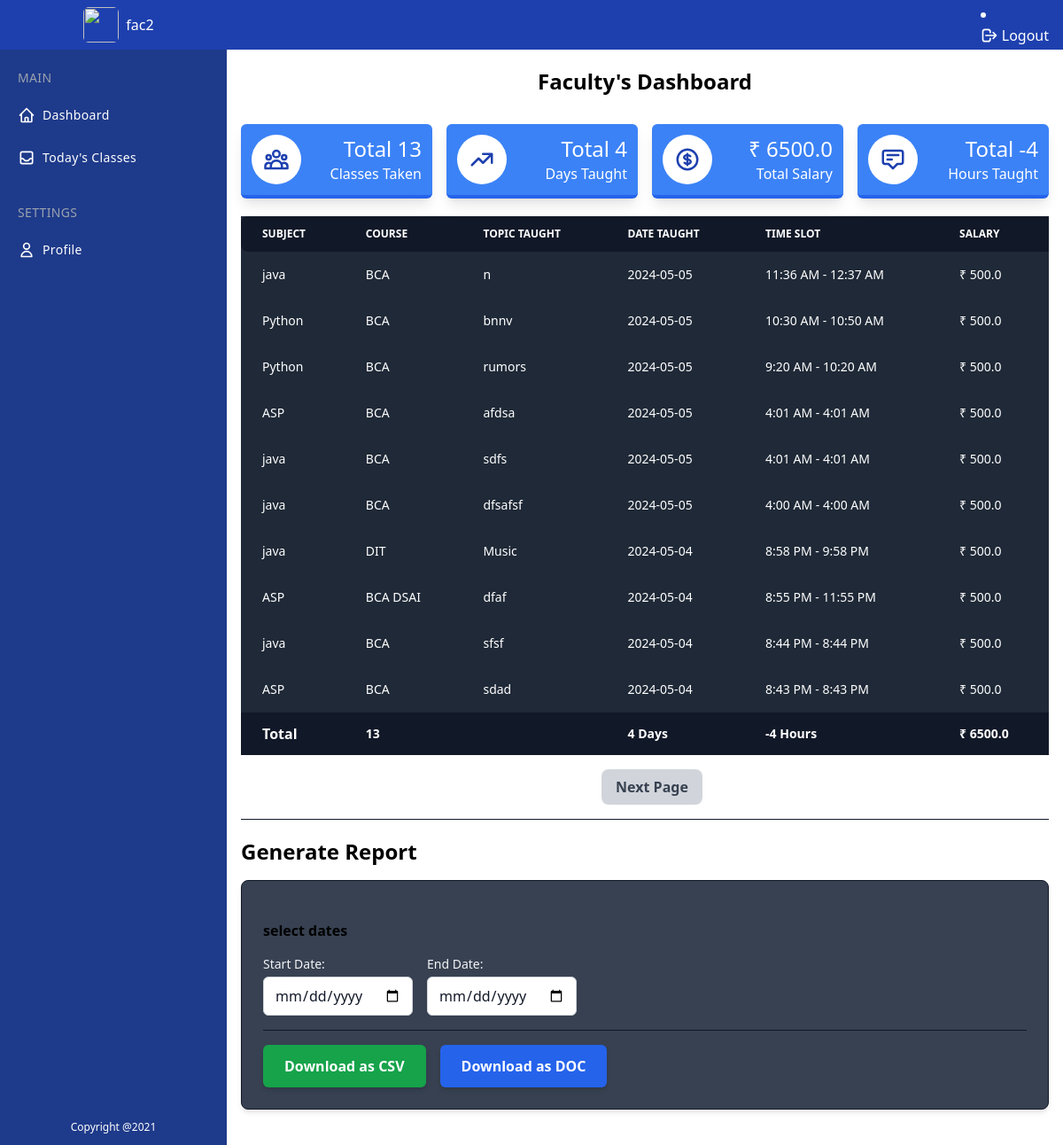
Screenshot of /faculty/faculty_dashboard (signed in) with the database file from the repository.
### faculty/models.py (models this page shows, shortened)
class TeachingRecord(models.Model):
    faculty = models.ForeignKey(User, on_delete=models.CASCADE,)  # Link to faculty user
    subject = models.ForeignKey(Subject, on_delete=models.CASCADE)  # Link to subject
    course = models.ForeignKey(Course, on_delete=models.CASCADE)  # Link to course
    topic_taught = models.CharField(max_length=255)  # Topic taught by faculty
    salary = models.DecimalField(max_digits=6, decimal_places=2, default=300.00)  # Salary per class taught
    start_time = models.DateTimeField(null=True, blank=True)
    end_time = models.DateTimeField(null=True, blank=True)
    description = models.TextField(blank=True, null=True)  # Add the description field
    @property
    def salary(self):
        experience = self.faculty.profile.experience if self.faculty.profile else 0
        if experience >= 5:
            return 500.00  # Salary if experience is 5 years or more
        else:
            return 350.00  # Salary if experience is less than 5 years

class Subject(models.Model):
    name = models.CharField(max_length=100)  # Name of the subject
    description = models.TextField(blank=True, null=True)  # Description of the subject

class Course(models.Model):
    name = models.CharField(max_length=100)  # Name of the course
    description = models.TextField(blank=True, null=True)  # Description of the course

class UserProfile(models.Model):
    user = models.OneToOneField(User, on_delete=models.CASCADE, related_name='profile')
    experience = models.PositiveIntegerField(default=0, help_text='Years of experience')

### faculty/views.py (the view)
# urls.py: path('faculty_dashboard',views.faculty_dashboard,name='faculty_dashboard'),
@login_required
def faculty_dashboard(request):
    user = request.user
    if request.user.is_superuser:
        return redirect(reverse('superuser_dashboard'))
    teaching_records = TeachingRecord.objects.filter(faculty=user).order_by('-start_time')
    total_classes = teaching_records.count()
    total_salary = sum(record.salary for record in teaching_records)
    total_days = len(set(record.start_time.date() for record in teaching_records))
    total_hours = sum((record.end_time - record.start_time).total_seconds() / 3600 for record in teaching_records)
    paginator = Paginator(teaching_records, 10)  # Set the number of records per page
    page_number = request.GET.get('page')
    page_obj = paginator.get_page(page_number)
    context = {
        'teaching_records': page_obj,
        'total_classes': total_classes,
        'total_salary': total_salary,
        'total_days': total_days,
        'total_hours': round(total_hours),
        'paginator': paginator,  # Optional: pass the paginator object if needed
    }
    return render(request, 'faculty_dashboard.html', context)

### templates/faculty_dashboard.html (shortened to what this page needs)
{% extends "base.html" %}
{% block body %}
        <div class="h-full ml-14 mt-14 mb-10 md:ml-64">
            <h2 class="text-xl font-semibold mb-4 mt-5 text-center md:text-2xl">Faculty's Dashboard</h2>
          <div class="grid grid-cols-1 sm:grid-cols-2 lg:grid-cols-4 p-4 gap-4">
            <div class="bg-blue-500 dark:bg-gray-800 shadow-lg rounded-md flex items-center justify-between p-3 border-b-4 border-blue-600 dark:border-gray-600 text-white font-medium group">
                <div class="flex justify-center items-center w-14 h-14 bg-white rounded-full transition-all duration-300 transform group-hover:rotate-12">
                </div>
                <div class="text-right">
                    <p class="text-2xl">Total  {{ total_classes }}</p>
                    <p>Classes Taken</p>
                </div>
            </div>
            <div class="bg-blue-500 dark:bg-gray-800 shadow-lg rounded-md flex items-center justify-between p-3 border-b-4 border-blue-600 dark:border-gray-600 text-white font-medium group">
                <div class="flex justify-center items-center w-14 h-14 bg-white rounded-full transition-all duration-300 transform group-hover:rotate-12">
                    <svg width="30" height="30" fill="none" viewBox="0 0 24 24" stroke="currentColor" class="stroke-current text-blue-800 dark:text-gray-800 transform transition-transform duration-500 ease-in-out"><path stroke-linecap="round" stroke-linejoin="round" stroke-width="2" d="M13 7h8m0 0v8m0-8l-8 8-4-4-6 6"></path></svg>
                </div>
                <div class="text-right">
                    <p class="text-2xl"> Total {{ total_days }}</p>
                    <p>Days Taught</p>
                </div>
            </div>
            <div class="bg-blue-500 dark:bg-gray-800 shadow-lg rounded-md flex items-center justify-between p-3 border-b-4 border-blue-600 dark:border-gray-600 text-white font-medium group">
                <div class="flex justify-center items-center w-14 h-14 bg-white rounded-full transition-all duration-300 transform group-hover:rotate-12">
                </div>
                <div class="text-right">
                    <p class="text-2xl"> ₹ {{ total_salary }}</p>
                    <p>Total Salary</p>
                </div>
            </div>
            <div class="bg-blue-500 dark:bg-gray-800 shadow-lg rounded-md flex items-center justify-between p-3 border-b-4 border-blue-600 dark:border-gray-600 text-white font-medium group">
                <div class="flex justify-center items-center w-14 h-14 bg-white rounded-full transition-all duration-300 transform group-hover:rotate-12">
                </div>
                <div class="text-right">
                    <p class="text-2xl"> Total {{ total_hours }}</p>
                    <p>Hours Taught</p>
                </div>
            </div>
        </div>
          <div class="mt-1 mx-4">
            <div class="relative overflow-x-auto">
                <table class="w-full text-sm text-left rtl:text-right text-gray-100 dark:text-gray-100 dark:bg-gray-800 bg-gray-800">
                    <thead class="text-xs text-white uppercase bg-gray-900 dark:bg-gray-900">
                        <tr>
                            <th scope="col" class="px-6 py-3 rounded-s-lg">
                                Subject
                            </th>
                            <th scope="col" class="px-6 py-3">
                                Course
                            </th>
                            <th scope="col" class="px-6 py-3">
                                Topic Taught
                            </th>
                            <th scope="col" class="px-6 py-3">
                                Date Taught
                            </th>
                            <th scope="col" class="px-6 py-3">
                                Time Slot
                            </th>
                            <th scope="col" class="px-6 py-3">
                                Salary
                            </th>
                        </tr>
                    </thead>
                    <tbody>
                        {% for record in teaching_records %}
                        <tr class="bg-gray-800 text-white">
                            <td class="px-6 py-4">{{ record.subject.name }}</td>
                            <td class="px-6 py-4">{{ record.course.name }}</td>
                            <td class="px-6 py-4">{{ record.topic_taught }}</td>
                            <td class="px-6 py-4">{{ record.start_time|date:"Y-m-d" }}</td>
                            <td class="px-6 py-4">{{ record.start_time|date:"g:i A" }} - {{ record.end_time|date:"g:i A" }}</td>
                            <td class="px-6 py-4"> ₹ {{ record.salary }}</td>
                        </tr>
                        {% endfor %}
                    </tbody>
                    <tfoot>
                        <tr class="font-semibold text-white bg-gray-900">
                            <th scope="row" class="px-6 py-3 text-base">Total</th>
                            <td class="px-6 py-3">{{ total_classes }}</td>
                            <td></td>
                            <td class="px-6 py-3">{{ total_days }} Days</td>
                            <td class="px-6 py-3">{{ total_hours }} Hours</td>
                            <td class="px-6 py-3"> ₹ {{ total_salary }}</td>
                        </tr>
                    </tfoot>
                </table>
            </div>
            <div class="mt-4 flex justify-center items-center">
                {% if teaching_records.has_next %}
                    <a href="?page={{ teaching_records.next_page_number }}" class="bg-gray-300 hover:bg-gray-400 text-gray-700 font-semibold py-2 px-4 rounded-lg ml-4">Next Page</a>
                {% endif %}
            </div>
            <hr class="border-t border-gray-900 my-4">
            <h3 class="text-xl font-semibold mb-4 mt-5 text-left md:text-2xl">Generate Report</h3>
<div class="mt-4 bg-gray-700 p-6 rounded-lg shadow-md border border-gray-900">
    <h5 class="font-semibold mb-4 mt-5 text-left">select dates</h5>
    <div class="flex space-x-4 mb-4">
        <div class="flex flex-col">
            <label for="start_date" class="block text-sm font-medium text-gray-100 mb-1">Start Date:</label>
            <input type="date" id="start_date" name="start_date" class="block w-full py-2 px-3 border border-gray-300 rounded-md shadow-sm focus:outline-none focus:ring-2 focus:ring-blue-500 focus:border-blue-500 text-gray-900">
        </div>
        <div class="flex flex-col">
            <label for="end_date" class="block text-sm font-medium text-gray-100 mb-1">End Date:</label>
            <input type="date" id="end_date" name="end_date" class="block w-full py-2 px-3 border border-gray-300 rounded-md shadow-sm focus:outline-none focus:ring-2 focus:ring-blue-500 focus:border-blue-500 text-gray-900">
        </div>
    </div>
    <hr class="border-t border-gray-900 my-4">
    <div class="flex space-x-4">
        <button id="download_csv_btn" class="bg-green-600 hover:bg-green-700 text-white font-semibold py-3 px-6 rounded-md shadow-md focus:outline-none focus:ring-2 focus:ring-green-500">
            Download as CSV
        </button>
        <button id="download_doc_btn" class="bg-blue-600 hover:bg-blue-700 text-white font-semibold py-3 px-6 rounded-md shadow-md focus:outline-none focus:ring-2 focus:ring-blue-500">
            Download as DOC
        </button>
    </div>
</div>
        </div>
        </div>
      </div>
    </div>
    {% endblock body %}

### templates/base.html (shortened to what this page needs)
<!DOCTYPE html>
<html lang="en">
<head>
    <script src="https://cdn.tailwindcss.com"></script>
</head>
<body>
  <div x-data="setup()" :class="{ 'dark': isDark }">
      <div class="min-h-screen flex flex-col flex-auto flex-shrink-0 antialiased bg-white dark:bg-gray-700 text-black dark:text-white">
        <div class="fixed w-full flex items-center justify-between h-14 text-white z-10">
          <div class="flex items-center justify-start md:justify-center pl-3 w-14 md:w-64 h-14 bg-blue-800 dark:bg-gray-800 border-none">
            <img class="w-7 h-7 md:w-10 md:h-10 mr-2 rounded-md overflow-hidden" src="https://therminic2018.eu/wp-content/uploads/2018/07/dummy-avatar.jpg" />
            <span class="hidden md:block">{{user.username}}</span>
          </div>
          <div class="flex justify-between items-center h-14 bg-blue-800 dark:bg-gray-800 header-right">
              <li>
                <a href="{% url "faculty_logout" %}" class="flex items-center mr-4 hover:text-blue-100">
                  <span class="inline-flex mr-1">
                    <svg class="w-5 h-5" fill="none" stroke="currentColor" viewBox="0 0 24 24" xmlns="http://www.w3.org/2000/svg"><path stroke-linecap="round" stroke-linejoin="round" stroke-width="2" d="M17 16l4-4m0 0l-4-4m4 4H7m6 4v1a3 3 0 01-3 3H6a3 3 0 01-3-3V7a3 3 0 013-3h4a3 3 0 013 3v1"></path></svg>
                  </span>
                  Logout
                </a>
              </li>
          </div>
        </div>
<div class="fixed flex flex-col top-14 left-0 w-14 hover:w-64 md:w-64 bg-blue-900 dark:bg-gray-900 h-full text-white transition-all duration-300 border-none z-10 sidebar">
    <div class="overflow-y-auto overflow-x-hidden flex flex-col justify-between flex-grow">
      <ul class="flex flex-col py-4 space-y-1">
        <li class="px-5 hidden md:block">
          <div class="flex flex-row items-center h-8">
            <div class="text-sm font-light tracking-wide text-gray-400 uppercase">Main</div>
          </div>
        </li>
        <li>
          <a href="{% url "faculty_dashboard" %}" class="relative flex flex-row items-center h-11 focus:outline-none hover:bg-blue-800 dark:hover:bg-gray-600 text-white-600 hover:text-white-800 border-l-4 border-transparent hover:border-blue-500 dark:hover:border-gray-800 pr-6">
            <span class="inline-flex justify-center items-center ml-4">
            </span>
            <span class="ml-2 text-sm tracking-wide truncate">Dashboard</span>
          </a>
        </li>
        <li>
          <a href="{% url "record_teaching_activity" %}" class="relative flex flex-row items-center h-11 focus:outline-none hover:bg-blue-800 dark:hover:bg-gray-600 text-white-600 hover:text-white-800 border-l-4 border-transparent hover:border-blue-500 dark:hover:border-gray-800 pr-6">
            <span class="inline-flex justify-center items-center ml-4">
            </span>
            <span class="ml-2 text-sm tracking-wide truncate">Today's Classes</span>
          </a>
        </li>
        <li class="px-5 hidden md:block">
          <div class="flex flex-row items-center mt-5 h-8">
            <div class="text-sm font-light tracking-wide text-gray-400 uppercase">Settings</div>
          </div>
        </li>
        <li>
          <a href="{% url "profile" %}" class="relative flex flex-row items-center h-11 focus:outline-none hover:bg-blue-800 dark:hover:bg-gray-600 text-white-600 hover:text-white-800 border-l-4 border-transparent hover:border-blue-500 dark:hover:border-gray-800 pr-6">
            <span class="inline-flex justify-center items-center ml-4">
              <svg class="w-5 h-5" fill="none" stroke="currentColor" viewBox="0 0 24 24" xmlns="http://www.w3.org/2000/svg"><path stroke-linecap="round" stroke-linejoin="round" stroke-width="2" d="M16 7a4 4 0 11-8 0 4 4 0 018 0zM12 14a7 7 0 00-7 7h14a7 7 0 00-7-7z"></path></svg>
            </span>
            <span class="ml-2 text-sm tracking-wide truncate">Profile</span>
          </a>
        </li>
      </ul>
      <p class="mb-14 px-5 py-3 hidden md:block text-center text-xs">Copyright @2021</p>
    </div>
  </div>
        {% block body %}
        {% endblock body %}
    </body>
</html>

### templates/base.html (style rules this page uses)
.header-right { width: calc(100% - 3.5rem); }
@media only screen and (min-width: 768px) { .header-right { width: calc(100% - 16rem); } }

### rows the page displays
TeachingRecord: subject.name "java", course.name "BCA", topic_taught "n", start_time "2024-05-05", start_time "11:36 AM", end_time "12:37 AM", salary "500.0"
TeachingRecord: subject.name "Python", course.name "BCA", topic_taught "bnnv", start_time "2024-05-05", start_time "10:30 AM", end_time "10:50 AM", salary "500.0"
TeachingRecord: subject.name "Python", course.name "BCA", topic_taught "rumors", start_time "2024-05-05", start_time "9:20 AM", end_time "10:20 AM", salary "500.0"
TeachingRecord: subject.name "ASP", course.name "BCA", topic_taught "afdsa", start_time "2024-05-05", start_time "4:01 AM", end_time "4:01 AM", salary "500.0"
TeachingRecord: subject.name "java", course.name "BCA", topic_taught "sdfs", start_time "2024-05-05", start_time "4:01 AM", end_time "4:01 AM", salary "500.0"
TeachingRecord: subject.name "java", course.name "BCA", topic_taught "dfsafsf", start_time "2024-05-05", start_time "4:00 AM", end_time "4:00 AM", salary "500.0"
TeachingRecord: subject.name "java", course.name "DIT", topic_taught "Music", start_time "2024-05-04", start_time "8:58 PM", end_time "9:58 PM", salary "500.0"
TeachingRecord: subject.name "ASP", course.name "BCA DSAI", topic_taught "dfaf", start_time "2024-05-04", start_time "8:55 PM", end_time "11:55 PM", salary "500.0"
TeachingRecord: subject.name "java", course.name "BCA", topic_taught "sfsf", start_time "2024-05-04", start_time "8:44 PM", end_time "8:44 PM", salary "500.0"
TeachingRecord: subject.name "ASP", course.name "BCA", topic_taught "sdad", start_time "2024-05-04", start_time "8:43 PM", end_time "8:43 PM", salary "500.0"

### other values shown
{{ user.username }} "fac2"
{{ total_classes }} "13"
{{ total_days }} "4"
{{ total_salary }} "6500.0"
{{ total_hours }} "-4"
